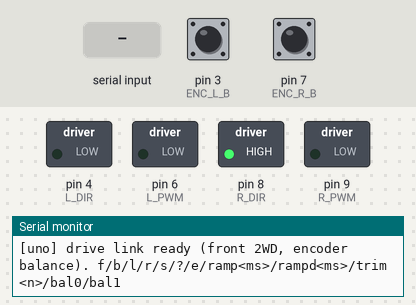
A sketch run on a simulated Arduino Uno, built with avr-gcc and run on an emulated ATmega328P. On the bench: switched loads named in the sketch (green lamp = pin HIGH), the last lines printed to the serial monitor. The test bench sets the inputs (shaded band); at power-on: pin 3 (ENC_L_B) HIGH, pin 7 (ENC_R_B) HIGH.

Above: at 1.2 s.
1.3 s: "b\n" received over Serial
At 2.1 s:
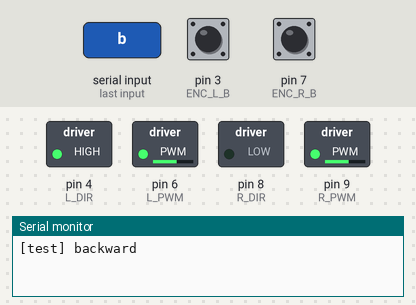
3.8 s: "f\n" received over the second serial link
At 4.6 s:
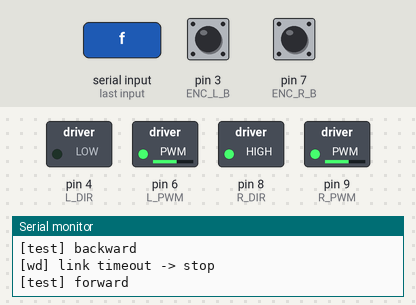
6.3 s: "l\n" received over Serial
At 7.1 s:
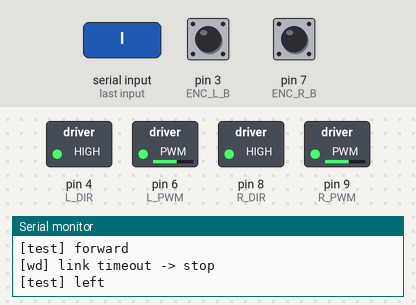
8.7 s: "M 45\n" received over the second serial link
At 10.1 s:
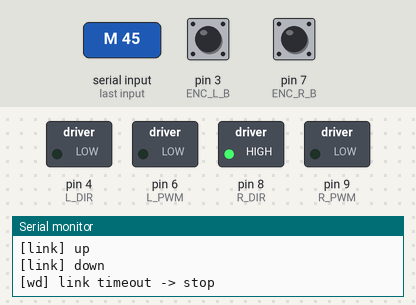
10.5 s: "r\n" received over the second serial link
At 11.3 s:
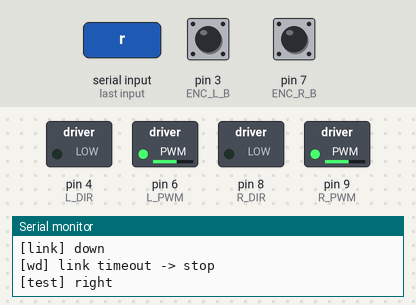
Timing chart, 0 to 13.5 s (numbered marks = the images above; inputs shaded):
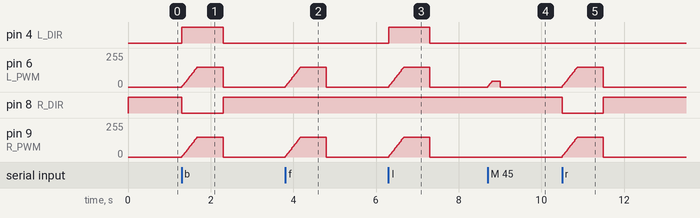

The sketch:

uno_drive_link.ino
```cpp
/*
 * uno_drive_link.ino
 * -----------------------------------------------------------------------------
 * 아두이노 우노 — 주행 보드 (앞바퀴 2개, MDD10A 2개)
 *
 * ESP32-S3(esp32_drive_wifi)가 와이파이 TCP 로 받은 w/a/s/d 를
 * UART 한 줄로 넘겨주면, 이 보드가 실제로 모터를 돌린다.
 * 엔코더가 5V 라서 ESP32-S3 에 직접 못 붙이므로 모터·엔코더는 우노에 그대로 둔다.
 *
 * 배선 (2026-10-24 실물 + 예전 2WD 코드 기준, 쉴드 S핀 번호 = 우노 D핀 번호):
 *   MDD10A 한 장의 두 채널로 앞바퀴 2개 구동
 *   앞왼(FL)  PWM / DIR = D6 / D4   (MDD10A PWM2 / DIR2, 쉴드 S6 / S4)  전진 = DIR LOW
 *   앞오른(FR) PWM / DIR = D9 / D8   (MDD10A PWM1 / DIR1, 쉴드 S9 / S8)  전진 = DIR HIGH
 *   엔코더  FL B상 D3 (인터럽트), FR B상 D7 (폴링). A상(D2, D5)은 불량이라 안 씀
 *   예전 코드의 시작 스위치 A5 — 이 코드에선 안 쓰지만 꽂혀 있어도 됨
 *   ※ 주행부_모터/README.md 의 "우노 배선과의 대응" 표(D5/A0, D9/A2 …)와 다르다. 실물이 기준.
 *
 * ─────────────────────────────────────────────────────────────────────────────
 * ESP32-S3 ↔ 우노 배선
 *
 *   ESP32-S3 GPIO17 (TX) ──────────────────── 우노 D10 / 쉴드 S10 (RX, SoftwareSerial)
 *   ESP32-S3 GPIO18 (RX) ◄── 2kΩ ──┬── 1kΩ ── 우노 D11 / 쉴드 S11 (TX, 5V → 3.3V 분압)
 *                                 GND
 *   ESP32-S3 GND ──────────────────────────── 우노 GND   (공통 필수)
 *
 *   우노 S11 쪽 선은 엔코더 값을 ESP32 에 보여주는 용도라 조작만 할 거면 빼도 된다.
 *   D0/D1(USB 시리얼)을 안 쓰므로 우노 업로드·시리얼 모니터는 선 안 뽑고 그대로 된다.
 *
 * ─────────────────────────────────────────────────────────────────────────────
 * 링크 프로토콜 (9600, 줄 단위)
 *
 *   ESP32 → 우노
 *     M <left> <right>   −255~+255. 부호 = 방향. 키가 눌려 있든 아니든 50ms 마다 온다
 *     X                  비상 정지 (램프 없이 즉시 0)
 *     ramp<ms>           가속 램프 시간 (0→255 기준, 0 = 램프 없음)
 *     rampd<ms>          감속 램프 시간 (255→0 기준). x 를 쳐도 이 시간에 걸쳐 서서히 선다
 *     e ?                엔코더 0 / 상태
 *     bal0 / bal1        엔코더 좌우 균형 보정 끄기 / 켜기 (기본 끔 — 아래 trim 주석 참고)
 *     trim<n>            고정 오조준 n % (−50~50). 양수 = 오른쪽 바퀴를 n % 줄임 (왼쪽으로 휠 때),
 *                        음수 = 왼쪽 바퀴를 줄임. EEPROM 에 저장되어 전원을 껐다 켜도 남는다
 *     (f b l r 테스트는 USB 전용 — ESP32 가 보내는 M 에 바로 덮인다)
 *   우노 → ESP32 (SEND_STATUS 1 일 때만. SoftwareSerial 은 보내는 동안 못 받으므로 기본 0)
 *     E <encL> <encR> <pwmL> <pwmR>   200ms 마다 상태
 *     그 외 텍스트 줄                   ESP32 가 "[uno] ..." 로 표시
 *
 *   300ms 동안 유효한 M 이 안 오면 즉시 정지 (선 빠짐·ESP32 리셋 대비).
 *
 * ─────────────────────────────────────────────────────────────────────────────
 * 램프
 *
 *   목표 PWM 이 바뀌면 RAMP_MS 동안 서서히 따라간다 (0→255 기준).
 *   짐벌 보상이 확실히 먹는 대역이 0.7Hz 아래라 기본 700ms. 키를 떼도 같은 램프로 선다.
 *   X(비상 정지)와 링크 타임아웃만 램프 없이 즉시 0.
 *
 * ─────────────────────────────────────────────────────────────────────────────
 * USB 시리얼(115200) 테스트 명령 — 바퀴 들고 확인. ESP32 가 붙어 있어도 된다 (1초 동안 링크 M 무시)
 *
 *   f / b / l / r   1초 동안 전진/후진/좌회전/우회전 (PWM 150). 반드시 Enter(새 줄)로 끝내야 한다
 *   s               정지
 *   ?               상태
 *   e               엔코더 카운트 0 으로
 *   ramp<ms>        가속 램프 (예: ramp0, ramp700)     rampd<ms>  감속 램프 (예: rampd1500)
 *   bal0 / bal1     엔코더 좌우 균형 보정 끄기 / 켜기
 *   trim<n>         고정 오조준 (예: trim8 = 오른쪽 8 % 줄임, trim-5 = 왼쪽 5 % 줄임, trim0 해제)
 *
 *   'f' 를 쳤는데 한쪽 바퀴가 뒤로 돌면 그쪽 *_INVERT 를 뒤집는다.
 * -----------------------------------------------------------------------------
 */

#include <SoftwareSerial.h>
#include <EEPROM.h>

// =============================================================================
//  핀
// =============================================================================
// 예전 2WD 코드(FL D6/D4, FR D9/D8)와 동일
#define L_PWM    6     // 앞왼(FL)  PWM  (MDD10A PWM2, 쉴드 S6)
#define L_DIR    4     // 앞왼(FL)  DIR  (MDD10A DIR2, 쉴드 S4)
#define R_PWM    9     // 앞오른(FR) PWM (MDD10A PWM1, 쉴드 S9)
#define R_DIR    8     // 앞오른(FR) DIR (MDD10A DIR1, 쉴드 S8)

#define L_INVERT 1     // 예전 코드: FL 전진 = DIR LOW
#define R_INVERT 0     // 예전 코드: FR 전진 = DIR HIGH

// 엔코더: 예전 코드와 같이 B상만 센다 (A상 불량). FL B = D3 인터럽트, FR B = D7 폴링.
// 방향은 그때 내고 있는 PWM 부호로 정한다.
#define USE_ENCODERS 1
#define ENC_L_B  3     // FL 엔코더 B상 (INT1)
#define ENC_R_B  7     // FR 엔코더 B상 (폴링)

#define LINK_RX  10    // ← ESP32 GPIO17          (쉴드 S10)
#define LINK_TX  11    // → 분압 → ESP32 GPIO18   (쉴드 S11, 선택)

// =============================================================================
//  설정
// =============================================================================
#define LINK_BAUD        9600   // SoftwareSerial 은 느릴수록 안정. 20Hz×10바이트면 9600 으로 충분
#define LINK_TIMEOUT_MS  300    // M 이 이만큼 안 오면 정지
#define RAMP_MS_DEFAULT       700   // 가속 램프: 0→255 시간 (ramp)
#define RAMP_DOWN_MS_DEFAULT  400   // 감속 램프: 255→0 시간 (rampd). ESP32 의 x<ms> 가 이 값을 바꾼다 (2026-10-29)
#define RAMP_TICK_MS     10
#define SEND_STATUS      0      // 1 이면 E 상태를 S11 로 보냄. 보내는 동안 수신이 막히므로 S11 안 쓰면 0
#define STATUS_MS        200    // E 상태 전송 주기
#define TEST_PWM         150
#define TEST_HOLD_MS     1000

// 엔코더 피드백 — 좌우 속도 균형 (직진 보정)
//   50ms 마다 두 바퀴 속도(cps)를 재고, "PWM 1 당 cps" 가 좌우 같아지도록 trim 을 적분한다.
//   출력 = 램프값 × (1 ∓ trim).  명령 비율(직진 1:1, 제자리 회전 1:−1)을 그대로 유지하면서
//   빠른 쪽을 줄이고 느린 쪽을 올린다.  bal0 / bal1 로 끄고 켠다.
#define SPEED_MS         50     // 속도 측정 주기
#define SPEED_LPF        0.4f   // 속도 저역 필터 (0~1, 클수록 빠름)
#define BAL_DEFAULT      0      // 1 = 균형 제어 켜고 시작. 기본 끔: FR 엔코더(D7)가 폴링이라 SoftwareSerial 수신 중
                                //   펄스를 놓쳐 오른쪽이 느린 걸로 잘못 재고 오른쪽을 더 밀어 왼쪽으로 휘었다 (2026-10-28).
                                //   S11 보고를 끄고 bal1 로 켜서 ? 의 spd 가 좌우 비슷하게 나오면 써도 된다.
#define TRIM_EE_ADDR     0      // EEPROM: [0]=0x5A 표식, [1]=trim %
#define BAL_KP           0.3f   // 비례
#define BAL_KI           1.0f   // 적분 (/s)
#define BAL_TRIM_MAX     0.35f  // trim 한계 (±35 %)
#define BAL_MIN_CPS      20     // 두 바퀴 속도 합이 이보다 작으면 판단 안 함 (정지·출발 직후)

SoftwareSerial link(LINK_RX, LINK_TX);

volatile long encL = 0, encR = 0;
int      tgtL = 0, tgtR = 0;      // 목표 PWM (−255~255)
int      curL = 0, curR = 0;      // 램프 적용 후 실제 출력
uint16_t rampMs      = RAMP_MS_DEFAULT;
uint16_t rampDownMs  = RAMP_DOWN_MS_DEFAULT;
uint32_t lastCmdMs   = 0;         // 마지막 유효 M
uint32_t lastRampMs  = 0;
uint32_t lastStatMs  = 0;
uint32_t testUntilMs = 0;         // USB 테스트 명령 유지 시각 (0 = 테스트 아님)
bool     linkAlive   = false;

float    spdL = 0, spdR = 0;      // 측정 속도 (counts/s, 필터)
float    balI = 0, balP = 0;      // 균형 trim 의 적분·비례 성분
bool     balOn = BAL_DEFAULT;
int8_t   trimPct = 0;             // 고정 오조준 %. +: 오른쪽 줄임, −: 왼쪽 줄임
int      outL = 0, outR = 0;      // 균형 보정 뒤 실제 모터에 간 값
uint32_t lastSpeedMs = 0;
long     lastEncL = 0, lastEncR = 0;

// =============================================================================
//  엔코더 — B상 상승 에지만 센다. 부호는 현재 출력 방향
// =============================================================================
volatile int8_t encSignL = 1, encSignR = 1;
void isrEncL() { encL += encSignL; }
void pollEncR() {
  static int last = HIGH;
  int b = digitalRead(ENC_R_B);
  if (b == HIGH && last == LOW) encR += encSignR;
  last = b;
}

// =============================================================================
//  모터 출력
// =============================================================================
void outMotor(uint8_t pwmPin, uint8_t dirPin, int v, bool inv) {
  bool fwd = (v >= 0);
  if (inv) fwd = !fwd;
  digitalWrite(dirPin, fwd ? HIGH : LOW);
  analogWrite(pwmPin, constrain(abs(v), 0, 255));
}

void applyOutput() {
  float t = balOn ? constrain(balI + balP, -BAL_TRIM_MAX, BAL_TRIM_MAX) : 0.0f;
  float mL = 1.0f, mR = 1.0f;                       // 고정 오조준: 한쪽만 줄인다
  if (trimPct > 0) mR = 1.0f - trimPct / 100.0f;
  if (trimPct < 0) mL = 1.0f + trimPct / 100.0f;
  outL = constrain((int)lroundf(curL * (1.0f - t) * mL), -255, 255);
  outR = constrain((int)lroundf(curR * (1.0f + t) * mR), -255, 255);
  outMotor(L_PWM, L_DIR, outL, L_INVERT);
  outMotor(R_PWM, R_DIR, outR, R_INVERT);
  if (curL) encSignL = (curL > 0) ? 1 : -1;
  if (curR) encSignR = (curR > 0) ? 1 : -1;
}

// =============================================================================
//  속도 측정 + 좌우 균형
// =============================================================================
void speedTick() {
  uint32_t now = millis();
  if (now - lastSpeedMs < SPEED_MS) return;
  float dt = (now - lastSpeedMs) * 1e-3f;
  lastSpeedMs = now;

  long l, r;
  noInterrupts(); l = encL; r = encR; interrupts();
  float vL = (l - lastEncL) / dt, vR = (r - lastEncR) / dt;
  lastEncL = l; lastEncR = r;
  spdL += SPEED_LPF * (vL - spdL);
  spdR += SPEED_LPF * (vR - spdR);

  if (!balOn || curL == 0 || curR == 0) { balP = 0; return; }   // 한쪽이 0 이면 비율이 없다
  if (fabsf(spdL) + fabsf(spdR) < BAL_MIN_CPS) { balP = 0; return; }

  float sL = spdL / curL, sR = spdR / curR;      // PWM 1 당 cps (방향 맞으면 양수)
  float e  = (sL - sR) / (fabsf(sL) + fabsf(sR) + 1e-6f);   // −1 ~ +1. 왼쪽이 빠르면 +
  balP  = BAL_KP * e;
  balI += BAL_KI * e * dt;
  balI  = constrain(balI, -BAL_TRIM_MAX, BAL_TRIM_MAX);
}

void hardStop() {
  tgtL = tgtR = curL = curR = 0;
  applyOutput();
}

int stepToward(int cur, int tgt, int step) {
  if (cur < tgt) return min(cur + step, tgt);
  if (cur > tgt) return max(cur - step, tgt);
  return cur;
}

/* 바퀴 하나의 램프 한 틱. |목표| < |현재| (느려지는 중) 면 감속 램프, 아니면 가속 램프.
 * 방향이 바뀌는 경우(+100 → −100)는 0 까지는 감속 램프로, 0 을 지나면 가속 램프로 간다.
 */
int rampOne(int cur, int tgt) {
  bool slowing = (abs(tgt) < abs(cur)) || ((long)cur * tgt < 0);
  uint16_t ms = slowing ? rampDownMs : rampMs;
  if (ms == 0) return tgt;
  int step = max(1, (int)((255L * RAMP_TICK_MS + ms / 2) / ms));
  if (slowing && (long)cur * tgt < 0) {            // 부호 반전: 먼저 0 까지만
    int z = stepToward(cur, 0, step);
    return z;
  }
  return stepToward(cur, tgt, step);
}

void rampTick() {
  uint32_t now = millis();
  if (now - lastRampMs < RAMP_TICK_MS) return;
  lastRampMs = now;
  curL = rampOne(curL, tgtL);
  curR = rampOne(curR, tgtR);
  applyOutput();
}

// =============================================================================
//  명령 처리 — 링크(ESP32)와 USB 공용
// =============================================================================
static inline int sgn(int v) { return (v > 0) - (v < 0); }

void setTarget(int l, int r) {
  l = constrain(l, -255, 255);
  r = constrain(r, -255, 255);
  // 방향 조합이 바뀌면(정지↔출발, 직진↔회전) 균형 trim 은 처음부터. 같은 방향에서 속도만 바뀌면 유지
  if (sgn(l) != sgn(tgtL) || sgn(r) != sgn(tgtR)) balI = balP = 0;
  tgtL = l; tgtR = r;
}

void startTest(int l, int r, const __FlashStringHelper *name, Stream &out) {
  setTarget(l, r);
  testUntilMs = millis() + TEST_HOLD_MS;
  out.print(F("[test] ")); out.println(name);
}

void printState(Stream &out) {
  out.print(F("[state] tgt "));  out.print(tgtL); out.print(' '); out.print(tgtR);
  out.print(F("  out "));        out.print(curL); out.print(' '); out.print(curR);
  out.print(F("  enc "));        out.print(encL); out.print(' '); out.print(encR);
  out.print(F("  spd "));        out.print((int)spdL); out.print(' '); out.print((int)spdR);
  out.print(F("cps  bal "));     out.print(balOn ? F("on ") : F("off "));
  out.print((int)lroundf((balI + balP) * 100)); out.print(F("%  trim ")); out.print(trimPct); out.print(F("%  motor "));
  out.print(outL); out.print(' '); out.print(outR);
  out.print(F("  ramp "));       out.print(rampMs); out.print('/'); out.print(rampDownMs);
  out.print(F("ms  link "));     out.println(linkAlive ? F("up") : F("down"));
}

void handleLine(char *line, Stream &out, bool fromLink) {
  while (*line == ' ') line++;
  size_t n = strlen(line);
  while (n && (line[n - 1] == ' ' || line[n - 1] == '\r')) line[--n] = 0;
  if (n == 0) return;

  if (line[0] == 'M' && line[1] == ' ') {              // M <l> <r>
    char *end;
    long l = strtol(line + 2, &end, 10);
    if (end == line + 2) return;                       // 숫자 아님 → 무시
    long r = strtol(end, &end, 10);
    if (fromLink) {
      lastCmdMs = millis();
      if (testUntilMs) return;          // USB 테스트(f/b/l/r) 중엔 ESP32 의 M 0 0 이 덮어쓰지 않게
    } else {
      testUntilMs = 0;                  // USB 로 직접 친 M 은 테스트 취소
    }
    setTarget((int)l, (int)r);
    return;
  }
  if (strcmp(line, "X") == 0 || strcmp(line, "x") == 0) {
    hardStop();
    testUntilMs = 0;
    out.println(F("[cmd] emergency stop"));
    return;
  }
  if (strncmp(line, "trim", 4) == 0 && (isDigit(line[4]) || line[4] == '-')) {
    trimPct = (int8_t)constrain(atoi(line + 4), -50, 50);
    EEPROM.update(TRIM_EE_ADDR, 0x5A);
    EEPROM.update(TRIM_EE_ADDR + 1, (uint8_t)trimPct);
    out.print(F("[cmd] trim = ")); out.print(trimPct);
    out.println(trimPct > 0 ? F("%  (오른쪽 줄임, 저장됨)") : trimPct < 0 ? F("%  (왼쪽 줄임, 저장됨)") : F("%  (해제, 저장됨)"));
    return;
  }
  if (strncmp(line, "bal", 3) == 0 && (line[3] == '0' || line[3] == '1')) {
    balOn = (line[3] == '1');
    balI = balP = 0;
    out.print(F("[cmd] balance ")); out.println(balOn ? F("on") : F("off"));
    return;
  }
  if (strncmp(line, "rampd", 5) == 0) {
    rampDownMs = (uint16_t)constrain(atol(line + 5), 0, 10000);
    out.print(F("[cmd] ramp down = ")); out.print(rampDownMs); out.println(F(" ms (255->0)"));
    return;
  }
  if (strncmp(line, "ramp", 4) == 0) {
    rampMs = (uint16_t)constrain(atol(line + 4), 0, 10000);
    out.print(F("[cmd] ramp up = ")); out.print(rampMs); out.println(F(" ms (0->255)"));
    return;
  }
  if (n == 1) {
    switch (line[0]) {
      case 'f': startTest( TEST_PWM,  TEST_PWM, F("forward"),  out); return;
      case 'b': startTest(-TEST_PWM, -TEST_PWM, F("backward"), out); return;
      case 'l': startTest(-TEST_PWM,  TEST_PWM, F("left"),     out); return;
      case 'r': startTest( TEST_PWM, -TEST_PWM, F("right"),    out); return;
      case 's': setTarget(0, 0); testUntilMs = 0; out.println(F("[test] stop")); return;
      case '?': printState(out); return;
      case 'e': noInterrupts(); encL = encR = 0; interrupts(); lastEncL = lastEncR = 0; out.println(F("[cmd] enc zero")); return;
    }
  }
  out.print(F("[cmd] unknown: ")); out.println(line);
}

// 줄 단위 수신 버퍼
struct LineBuf {
  char buf[32];
  uint8_t len = 0;
  bool feed(char c, char *&outLine) {
    if (c == '\n' || c == '\r') {
      if (len == 0) return false;
      buf[len] = 0; len = 0; outLine = buf; return true;
    }
    if (len < sizeof(buf) - 1) buf[len++] = c;
    else len = 0;                                     // 넘치면 버림
    return false;
  }
};
LineBuf linkBuf, usbBuf;

// =============================================================================
//  setup / loop
// =============================================================================
void setup() {
  pinMode(L_PWM, OUTPUT);  pinMode(L_DIR, OUTPUT);
  pinMode(R_PWM, OUTPUT);  pinMode(R_DIR, OUTPUT);
  hardStop();

#if USE_ENCODERS
  pinMode(ENC_L_B, INPUT_PULLUP); pinMode(ENC_R_B, INPUT_PULLUP);
  attachInterrupt(digitalPinToInterrupt(ENC_L_B), isrEncL, RISING);
#endif

  Serial.begin(115200);
  link.begin(LINK_BAUD);
  if (EEPROM.read(TRIM_EE_ADDR) == 0x5A) trimPct = (int8_t)EEPROM.read(TRIM_EE_ADDR + 1);
  trimPct = constrain(trimPct, -50, 50);
  Serial.print(F("[uno] trim ")); Serial.print(trimPct); Serial.println(F("% (EEPROM)"));
  Serial.println(F("[uno] drive link ready (front 2WD, encoder balance). f/b/l/r/s/?/e/ramp<ms>/rampd<ms>/trim<n>/bal0/bal1"));
}

void loop() {
  uint32_t now = millis();
  char *line;

#if USE_ENCODERS
  pollEncR();
#endif

  // ── ESP32 링크 수신 ──
  while (link.available()) {
    if (linkBuf.feed((char)link.read(), line)) handleLine(line, Serial, true);   // 응답은 USB 로만
  }
  // ── USB 시리얼 수신 ──
  while (Serial.available()) {
    if (usbBuf.feed((char)Serial.read(), line)) handleLine(line, Serial, false);
  }

  // ── 링크 상태 전이 ──
  // now 는 입력 처리 뒤에 다시 읽는다. 위에서 읽은 값을 쓰면 handleLine 안에서 찍은
  // lastCmdMs 가 now 보다 커져 (now - lastCmdMs) 가 뒤집히고 워치독이 매 루프 오작동한다.
  now = millis();
  bool alive = (lastCmdMs != 0) && (now - lastCmdMs < LINK_TIMEOUT_MS);
  if (alive != linkAlive) {
    linkAlive = alive;
    Serial.println(alive ? F("[link] up") : F("[link] down"));
  }

  // ── USB 테스트 1초 종료 ──
  bool testing = (testUntilMs != 0);
  if (testing && (int32_t)(now - testUntilMs) >= 0) {
    testUntilMs = 0; testing = false; setTarget(0, 0);
  }

  // ── 워치독: 링크 끊기면 즉시 정지 (USB 테스트 중은 예외) ──
  if (!testing && !alive && (tgtL || tgtR || curL || curR)) {
    hardStop();
    Serial.println(F("[wd] link timeout -> stop"));
  }

#if USE_ENCODERS
  speedTick();          // 속도 측정 + 좌우 균형 trim
#endif
  rampTick();

  // ── 상태 전송 (S11 연결 시) ──
#if SEND_STATUS
  if (now - lastStatMs >= STATUS_MS) {
    lastStatMs = now;
    long l, r;
    noInterrupts(); l = encL; r = encR; interrupts();
    link.print(F("E ")); link.print(l); link.print(' '); link.print(r);
    link.print(' ');     link.print(outL); link.print(' '); link.println(outR);
  }
#endif
}
```

Measured:
- after the input at 1.3 s, pin 4 (L_DIR): LOW → HIGH at once, → LOW 0.99 s later; pin 6 (L_PWM), pin 9 (R_PWM): rises from 0/255 to 150/255 in 0.37 s, then falls to 0/255 in 0.62 s; pin 8 (R_DIR): HIGH → LOW at once, → HIGH 0.99 s later
- after the input at 3.8 s, pin 6 (L_PWM), pin 9 (R_PWM): rises from 0/255 to 150/255 in 0.37 s, then falls to 0/255 in 0.62 s
- after the input at 6.3 s, pin 4 (L_DIR): LOW → HIGH at once, → LOW 0.99 s later; pin 6 (L_PWM), pin 9 (R_PWM): rises from 0/255 to 150/255 in 0.37 s, then falls to 0/255 in 0.62 s
- after the input at 8.7 s, pin 6 (L_PWM): rises from 0/255 to 45/255 in 0.11 s, then falls to 0/255 in 0.19 s
- after the input at 10.5 s, pin 6 (L_PWM), pin 9 (R_PWM): rises from 0/255 to 150/255 in 0.37 s, then falls to 0/255 in 0.63 s; pin 8 (R_DIR): HIGH → LOW at once, → HIGH 1.0 s later
